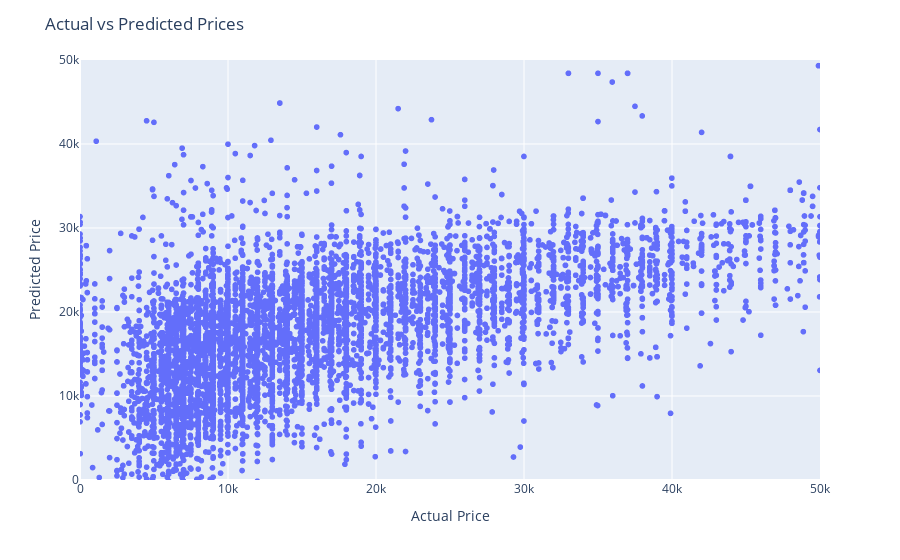

The notebook cell saved with this chart:
### Code cell
# Get the top feature indices
top_indices = sorted_indices[:5]

# Get the top feature names
top_features = feature_names[top_indices]

# Create a new DataFrame with only the top features
top_features_df = vh_final[top_features]

# Split the new DataFrame into training and testing sets
X_train, X_test, y_train, y_test = train_test_split(top_features_df, vh_final['price'], test_size=0.3, random_state=42)

# Train a regression model on the training set
model = LinearRegression()
model.fit(X_train, y_train)

# Use the trained model to make predictions on the testing set
y_pred = model.predict(X_test)

# Create a scatter plot using Plotly
import plotly.express as px

fig = px.scatter(x=y_test, y=y_pred, labels={'x': 'Actual Price', 'y': 'Predicted Price'})
fig.update_layout(title='Actual vs Predicted Prices', xaxis_range=[0, 50000], yaxis_range=[0, 50000])
fig.show()

### Figure 1 — Plotly figure (JSON) as saved in the notebook; plotly's stock layout.template omitted (floating-point values rounded to 4 significant figures; data arrays with more than 128 entries replaced by an {"elided": "..."} marker saying what was removed)
{"data": [{"hovertemplate": "Actual Price=%{x}<br>Predicted Price=%{y}<extra></extra>", "legendgroup": "", "marker": {"color": "#636efa", "symbol": "circle"}, "mode": "markers", "name": "", "showlegend": false, "type": "scattergl", "x": {"elided": "7997 int values"}, "xaxis": "x", "y": {"elided": "7997 float values"}, "yaxis": "y"}], "layout": {"legend": {"tracegroupgap": 0}, "margin": {"t": 60}, "title": {"text": "Actual vs Predicted Prices"}, "xaxis": {"anchor": "y", "domain": [0, 1], "range": [0, 50000], "title": {"text": "Actual Price"}}, "yaxis": {"anchor": "x", "domain": [0, 1], "range": [0, 50000], "title": {"text": "Predicted Price"}}}}
